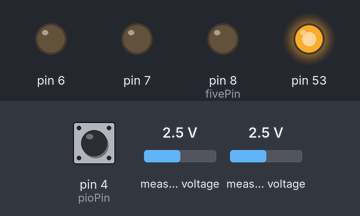
Bench run of a sketch on a simulated Arduino Mega 2560, built with avr-gcc and run on an emulated ATmega2560. Shown: output pins drawn as LEDs (lit = HIGH). Inputs (shaded band) come from the test bench; at power-on: pin 4 (pioPin) HIGH, measured voltage 2.5 V. Pins used as bus, display or sensor lines are not drawn; what the sketch prints to the serial monitor is not drawn.

Above: at 0.3 s.
At 0.8 s:
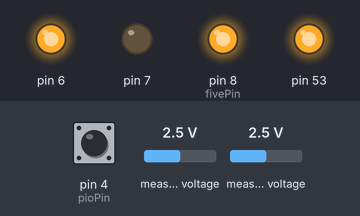
Timing chart, 0 to 2.3 s (numbered marks = the images above):
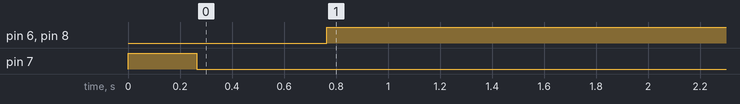

The sketch:

final_module.ino
```cpp
#include <Arduino.h>

#include <Wire.h>
#include <SPI.h>
#include "Vape.h"
#include <Adafruit_ADS1015.h>
#include <PID_v1.h>

int pioPin = 4;
int csPin = 10;
int ohmEnable = 7;
int fivePin = 8;
uint8_t adsAddress = 0x49;
int probe = 2;
double KpRaw = 1;
double KiRaw = 4;
double KdRaw = 0;
double pidSetpoint = 0;

float userWattage = 10.000;
float setpoint = userWattage;
int operatingMode = 1;

bool not_init = true;

FiveFiveFive five(fivePin);
PhysicalInput pio(pioPin);
DigitalPot digiPot(csPin);
Translator translate(ohmEnable);
VoltageMeter vMeter(adsAddress);

double InputRaw = 0;
double OutputRaw = 0;
double SetpointRaw = 0;
PID myPIDRaw(&InputRaw, &OutputRaw, &SetpointRaw, KpRaw, KiRaw, KdRaw, DIRECT);

void setup() {
  Serial.begin(9600);
  pinMode(6, OUTPUT);
  myPIDRaw.SetMode(AUTOMATIC);
  myPIDRaw.SetOutputLimits(0, 255);
  myPIDRaw.SetSampleTime(1);
}

void loop() {

  if(not_init) {
    Serial.println("not init");
    pidSetpoint = translate.takeInput( operatingMode, setpoint);
    not_init = false;
  }

  if(digitalRead(pioPin) == 1) {
    // Used in order for raspberry pi monitoring device to get "up to speed"
    delay(500);
    five.fiveEnable();
    while(digitalRead(pioPin) == 1) {
      digitalWrite(6, 1);
      // digitalWrite(6, 0);
      InputRaw = vMeter.voltage(probe);
      SetpointRaw = pidSetpoint;
      myPIDRaw.Compute();
      int intOutput = OutputRaw;
      digiPot.writeToPot(intOutput);
    }
  }
  digitalWrite(6, 0);
  five.fiveKill();
  digiPot.killPot();
}
```

Measured:
- by itself, pin 6, pin 8 (fivePin): LOW → HIGH at 0.77 s
- by itself, pin 7: LOW → HIGH at 0.00 s, → LOW 0.26 s later
